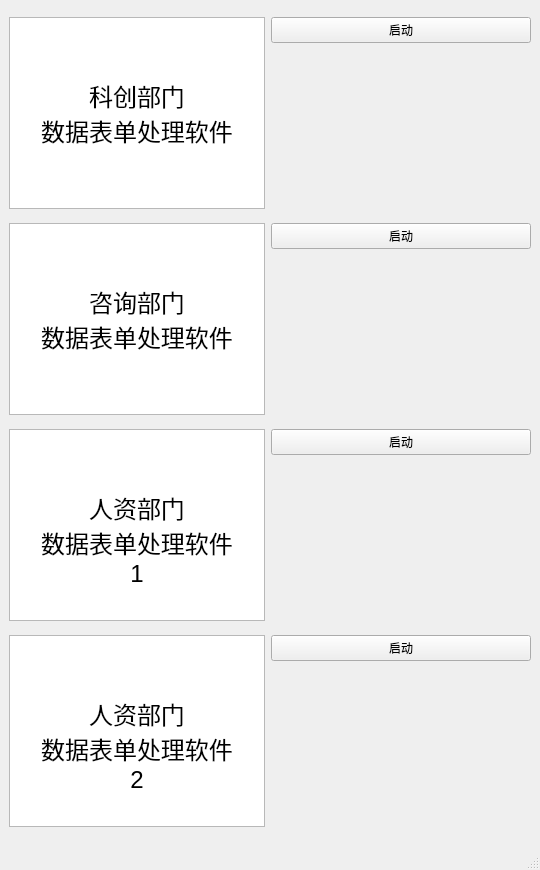
<?xml version="1.0" encoding="UTF-8"?>
<ui version="4.0">
 <class>mainWindow</class>
 <widget class="QMainWindow" name="mainWindow">
  <property name="geometry">
   <rect>
    <x>0</x>
    <y>0</y>
    <width>540</width>
    <height>870</height>
   </rect>
  </property>
  <property name="windowTitle">
   <string>广州电力工程监理公司RPA</string>
  </property>
  <widget class="QWidget" name="centralwidget">
   <layout class="QVBoxLayout" name="verticalLayout_2">
    <item>
     <layout class="QFormLayout" name="formLayout">
      <item row="0" column="0">
       <widget class="QTextBrowser" name="textBrowser">
        <property name="html">
         <string>&lt;!DOCTYPE HTML PUBLIC &quot;-//W3C//DTD HTML 4.0//EN&quot; &quot;http://www.w3.org/TR/REC-html40/strict.dtd&quot;&gt;
&lt;html&gt;&lt;head&gt;&lt;meta name=&quot;qrichtext&quot; content=&quot;1&quot; /&gt;&lt;style type=&quot;text/css&quot;&gt;
p, li { white-space: pre-wrap; }
&lt;/style&gt;&lt;/head&gt;&lt;body style=&quot; font-family:'SimSun'; font-size:9pt; font-weight:400; font-style:normal;&quot;&gt;
&lt;p align=&quot;center&quot; style=&quot;-qt-paragraph-type:empty; margin-top:0px; margin-bottom:0px; margin-left:0px; margin-right:0px; -qt-block-indent:0; text-indent:0px;&quot;&gt;&lt;br /&gt;&lt;/p&gt;
&lt;p align=&quot;center&quot; style=&quot;-qt-paragraph-type:empty; margin-top:0px; margin-bottom:0px; margin-left:0px; margin-right:0px; -qt-block-indent:0; text-indent:0px;&quot;&gt;&lt;br /&gt;&lt;/p&gt;
&lt;p align=&quot;center&quot; style=&quot;-qt-paragraph-type:empty; margin-top:0px; margin-bottom:0px; margin-left:0px; margin-right:0px; -qt-block-indent:0; text-indent:0px;&quot;&gt;&lt;br /&gt;&lt;/p&gt;
&lt;p align=&quot;center&quot; style=&quot;-qt-paragraph-type:empty; margin-top:0px; margin-bottom:0px; margin-left:0px; margin-right:0px; -qt-block-indent:0; text-indent:0px;&quot;&gt;&lt;br /&gt;&lt;/p&gt;
&lt;p align=&quot;center&quot; style=&quot; margin-top:0px; margin-bottom:0px; margin-left:0px; margin-right:0px; -qt-block-indent:0; text-indent:0px;&quot;&gt;&lt;span style=&quot; font-size:18pt;&quot;&gt;科创部门&lt;/span&gt;&lt;/p&gt;
&lt;p align=&quot;center&quot; style=&quot; margin-top:0px; margin-bottom:0px; margin-left:0px; margin-right:0px; -qt-block-indent:0; text-indent:0px;&quot;&gt;&lt;span style=&quot; font-size:18pt;&quot;&gt;数据表单处理软件&lt;/span&gt;&lt;/p&gt;&lt;/body&gt;&lt;/html&gt;</string>
        </property>
       </widget>
      </item>
      <item row="1" column="0">
       <widget class="QTextBrowser" name="textBrowser_2">
        <property name="html">
         <string>&lt;!DOCTYPE HTML PUBLIC &quot;-//W3C//DTD HTML 4.0//EN&quot; &quot;http://www.w3.org/TR/REC-html40/strict.dtd&quot;&gt;
&lt;html&gt;&lt;head&gt;&lt;meta name=&quot;qrichtext&quot; content=&quot;1&quot; /&gt;&lt;style type=&quot;text/css&quot;&gt;
p, li { white-space: pre-wrap; }
&lt;/style&gt;&lt;/head&gt;&lt;body style=&quot; font-family:'SimSun'; font-size:9pt; font-weight:400; font-style:normal;&quot;&gt;
&lt;p style=&quot;-qt-paragraph-type:empty; margin-top:0px; margin-bottom:0px; margin-left:0px; margin-right:0px; -qt-block-indent:0; text-indent:0px;&quot;&gt;&lt;br /&gt;&lt;/p&gt;
&lt;p align=&quot;center&quot; style=&quot;-qt-paragraph-type:empty; margin-top:0px; margin-bottom:0px; margin-left:0px; margin-right:0px; -qt-block-indent:0; text-indent:0px;&quot;&gt;&lt;br /&gt;&lt;/p&gt;
&lt;p align=&quot;center&quot; style=&quot;-qt-paragraph-type:empty; margin-top:0px; margin-bottom:0px; margin-left:0px; margin-right:0px; -qt-block-indent:0; text-indent:0px;&quot;&gt;&lt;br /&gt;&lt;/p&gt;
&lt;p align=&quot;center&quot; style=&quot;-qt-paragraph-type:empty; margin-top:0px; margin-bottom:0px; margin-left:0px; margin-right:0px; -qt-block-indent:0; text-indent:0px;&quot;&gt;&lt;br /&gt;&lt;/p&gt;
&lt;p align=&quot;center&quot; style=&quot; margin-top:0px; margin-bottom:0px; margin-left:0px; margin-right:0px; -qt-block-indent:0; text-indent:0px;&quot;&gt;&lt;span style=&quot; font-size:18pt;&quot;&gt;咨询部门&lt;/span&gt;&lt;/p&gt;
&lt;p align=&quot;center&quot; style=&quot; margin-top:0px; margin-bottom:0px; margin-left:0px; margin-right:0px; -qt-block-indent:0; text-indent:0px;&quot;&gt;&lt;span style=&quot; font-size:18pt;&quot;&gt;数据表单处理软件&lt;/span&gt;&lt;/p&gt;&lt;/body&gt;&lt;/html&gt;</string>
        </property>
       </widget>
      </item>
      <item row="1" column="1">
       <widget class="QPushButton" name="pushButton_2">
        <property name="text">
         <string>启动</string>
        </property>
       </widget>
      </item>
      <item row="2" column="0">
       <widget class="QTextBrowser" name="textBrowser_3">
        <property name="html">
         <string>&lt;!DOCTYPE HTML PUBLIC &quot;-//W3C//DTD HTML 4.0//EN&quot; &quot;http://www.w3.org/TR/REC-html40/strict.dtd&quot;&gt;
&lt;html&gt;&lt;head&gt;&lt;meta name=&quot;qrichtext&quot; content=&quot;1&quot; /&gt;&lt;style type=&quot;text/css&quot;&gt;
p, li { white-space: pre-wrap; }
&lt;/style&gt;&lt;/head&gt;&lt;body style=&quot; font-family:'SimSun'; font-size:9pt; font-weight:400; font-style:normal;&quot;&gt;
&lt;p style=&quot;-qt-paragraph-type:empty; margin-top:0px; margin-bottom:0px; margin-left:0px; margin-right:0px; -qt-block-indent:0; text-indent:0px;&quot;&gt;&lt;br /&gt;&lt;/p&gt;
&lt;p align=&quot;center&quot; style=&quot;-qt-paragraph-type:empty; margin-top:0px; margin-bottom:0px; margin-left:0px; margin-right:0px; -qt-block-indent:0; text-indent:0px;&quot;&gt;&lt;br /&gt;&lt;/p&gt;
&lt;p align=&quot;center&quot; style=&quot;-qt-paragraph-type:empty; margin-top:0px; margin-bottom:0px; margin-left:0px; margin-right:0px; -qt-block-indent:0; text-indent:0px;&quot;&gt;&lt;br /&gt;&lt;/p&gt;
&lt;p align=&quot;center&quot; style=&quot;-qt-paragraph-type:empty; margin-top:0px; margin-bottom:0px; margin-left:0px; margin-right:0px; -qt-block-indent:0; text-indent:0px;&quot;&gt;&lt;br /&gt;&lt;/p&gt;
&lt;p align=&quot;center&quot; style=&quot; margin-top:0px; margin-bottom:0px; margin-left:0px; margin-right:0px; -qt-block-indent:0; text-indent:0px;&quot;&gt;&lt;span style=&quot; font-size:18pt;&quot;&gt;人资部门&lt;/span&gt;&lt;/p&gt;
&lt;p align=&quot;center&quot; style=&quot; margin-top:0px; margin-bottom:0px; margin-left:0px; margin-right:0px; -qt-block-indent:0; text-indent:0px;&quot;&gt;&lt;span style=&quot; font-size:18pt;&quot;&gt;数据表单处理软件&lt;/span&gt;&lt;/p&gt;
&lt;p align=&quot;center&quot; style=&quot; margin-top:0px; margin-bottom:0px; margin-left:0px; margin-right:0px; -qt-block-indent:0; text-indent:0px;&quot;&gt;&lt;span style=&quot; font-size:18pt;&quot;&gt;1&lt;/span&gt;&lt;/p&gt;&lt;/body&gt;&lt;/html&gt;</string>
        </property>
       </widget>
      </item>
      <item row="2" column="1">
       <widget class="QPushButton" name="pushButton_3">
        <property name="text">
         <string>启动</string>
        </property>
       </widget>
      </item>
      <item row="0" column="1">
       <widget class="QPushButton" name="pushButton">
        <property name="sizePolicy">
         <sizepolicy hsizetype="Minimum" vsizetype="Fixed">
          <horstretch>0</horstretch>
          <verstretch>0</verstretch>
         </sizepolicy>
        </property>
        <property name="text">
         <string>启动</string>
        </property>
       </widget>
      </item>
      <item row="3" column="0">
       <widget class="QTextBrowser" name="textBrowser_4">
        <property name="html">
         <string>&lt;!DOCTYPE HTML PUBLIC &quot;-//W3C//DTD HTML 4.0//EN&quot; &quot;http://www.w3.org/TR/REC-html40/strict.dtd&quot;&gt;
&lt;html&gt;&lt;head&gt;&lt;meta name=&quot;qrichtext&quot; content=&quot;1&quot; /&gt;&lt;style type=&quot;text/css&quot;&gt;
p, li { white-space: pre-wrap; }
&lt;/style&gt;&lt;/head&gt;&lt;body style=&quot; font-family:'SimSun'; font-size:9pt; font-weight:400; font-style:normal;&quot;&gt;
&lt;p style=&quot;-qt-paragraph-type:empty; margin-top:0px; margin-bottom:0px; margin-left:0px; margin-right:0px; -qt-block-indent:0; text-indent:0px;&quot;&gt;&lt;br /&gt;&lt;/p&gt;
&lt;p align=&quot;center&quot; style=&quot;-qt-paragraph-type:empty; margin-top:0px; margin-bottom:0px; margin-left:0px; margin-right:0px; -qt-block-indent:0; text-indent:0px;&quot;&gt;&lt;br /&gt;&lt;/p&gt;
&lt;p align=&quot;center&quot; style=&quot;-qt-paragraph-type:empty; margin-top:0px; margin-bottom:0px; margin-left:0px; margin-right:0px; -qt-block-indent:0; text-indent:0px;&quot;&gt;&lt;br /&gt;&lt;/p&gt;
&lt;p align=&quot;center&quot; style=&quot;-qt-paragraph-type:empty; margin-top:0px; margin-bottom:0px; margin-left:0px; margin-right:0px; -qt-block-indent:0; text-indent:0px;&quot;&gt;&lt;br /&gt;&lt;/p&gt;
&lt;p align=&quot;center&quot; style=&quot; margin-top:0px; margin-bottom:0px; margin-left:0px; margin-right:0px; -qt-block-indent:0; text-indent:0px;&quot;&gt;&lt;span style=&quot; font-size:18pt;&quot;&gt;人资部门&lt;/span&gt;&lt;/p&gt;
&lt;p align=&quot;center&quot; style=&quot; margin-top:0px; margin-bottom:0px; margin-left:0px; margin-right:0px; -qt-block-indent:0; text-indent:0px;&quot;&gt;&lt;span style=&quot; font-size:18pt;&quot;&gt;数据表单处理软件&lt;/span&gt;&lt;/p&gt;
&lt;p align=&quot;center&quot; style=&quot; margin-top:0px; margin-bottom:0px; margin-left:0px; margin-right:0px; -qt-block-indent:0; text-indent:0px;&quot;&gt;&lt;span style=&quot; font-size:18pt;&quot;&gt;2&lt;/span&gt;&lt;/p&gt;&lt;/body&gt;&lt;/html&gt;</string>
        </property>
       </widget>
      </item>
      <item row="3" column="1">
       <widget class="QPushButton" name="pushButton_4">
        <property name="text">
         <string>启动</string>
        </property>
       </widget>
      </item>
     </layout>
    </item>
   </layout>
  </widget>
  <widget class="QStatusBar" name="statusbar"/>
 </widget>
 <resources/>
 <connections/>
</ui>
